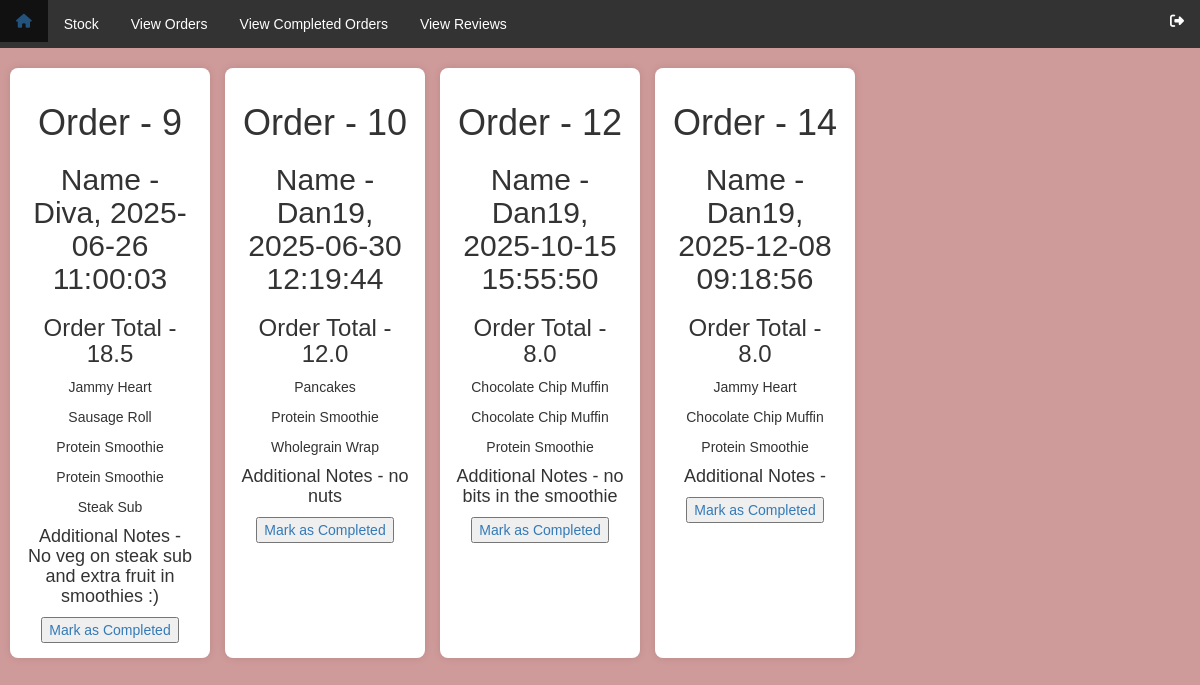
Page /View_Orders (signed in) on the committed database.
### tables this page shows
CREATE TABLE "Orders" (
	"OrderID"	INTEGER,
	"Order_Bill"	REAL,
	"Username"	TEXT,
	"Order_Date"	INTEGER,
	"Completed"	TEXT,
	"Notes"	TEXT,
	PRIMARY KEY("OrderID")
);

CREATE TABLE "User" (
	"UserID"	INTEGER,
	"Admin"	TEXT,
	"FirstName"	TEXT,
	"Username"	TEXT,
	"Password"	TEXT,
	"Surname"	TEXT,
	PRIMARY KEY("UserID")
);

CREATE TABLE "Products" (
	"ProductsID"	INTEGER,
	"Product_Name"	TEXT,
	"StockID"	INTEGER,
	"Price"	REAL,
	"Description"	TEXT,
	"Image"	TEXT,
	"Warning"	TEXT,
	PRIMARY KEY("ProductsID")
);

### app.py (the view)
@app.route("/View_Orders")
def display_orders():
    if "UserID" not in session:
        return redirect("/Login")
    else:
      con = sqlite3.connect(db_locale)
      command = con.cursor()
      sqlstring = """SELECT Orders.OrderID, Orders.Order_Bill, User.Username, Orders.Order_Date, Products.Product_Name, Orders.Notes
                     FROM Orders
                     INNER JOIN Contents ON Orders.OrderID = Contents.OrderID
                     INNER JOIN Products ON Contents.ProductsID = Products.ProductsID
                     INNER JOIN User ON Orders.Username = User.UserID
                     WHERE Completed == "N"
                     """
      command.execute(sqlstring)
      data = command.fetchall()
      order_dict = {}
      for row in data:
        order_id = row[0]
        if order_id not in order_dict:
          order_dict[order_id] = []
        order_dict[order_id].append(row)
      grouped_orders = list(order_dict.values())
      for order in grouped_orders:
        print(order)
      data = grouped_orders
      return render_template("ViewOrders.html", user=session["FirstName"], data=data)

### templates/ViewOrders.html (shortened to what this page needs)
{% include 'AdminHeader.html' %}
{% if user %}
<br>
    <div class="ordercontainer" style="margin-left: 10px;">
        {% for items in data %}
            <div class="order-box">
                <h1>Order - {{ items[0][0] }}</h1>
                <h2>Name - {{ items[0][2] }}, {{ items[0][3] }}</h2>
                <h3>Order Total - {{ items[0][1] }}</h3>
                {% for item in items %}
                    <p>{{ item[4] }}</p>
                {% endfor %}
                <h4>Additional Notes - {{ items[0][5] }}</h4>
                <a href="{{ url_for('MarkCompleted',  OrderID= items[0][0] ) }} ">
                    <button type="button">Mark as Completed</button>
                </a>
            </div>
        {% endfor %}
    </div>
{% endif %}

### templates/AdminHeader.html (shortened to what this page needs)
    <!DOCTYPE html>
<html lang="en">
<head>
    <link rel="stylesheet" href="https://maxcdn.bootstrapcdn.com/bootstrap/3.4.1/css/bootstrap.min.css">
    <link rel="stylesheet" type="text/css" href="{{ url_for('static', filename='style.css') }}">
    </head>
    <body class="Adminbody">
    <div>
    <ul class="AdminUl">
      <li><a href="/"> <i class="fa-solid fa-house"></i></a></li>
      <li><a href="/ViewStock">Stock </a></li>
      <li><a href="/View_Orders">View Orders </a></li>
      <li><a href="/View_CompletedOrders">View Completed Orders </a></li>
      <li><a href="/ViewReviews">View Reviews </a></li>
      <li class="lir"><a href="/LogOut"  style= "float: left;"> <i class="fa-solid fa-right-from-bracket"></i></a></li>
      <br>
      <br>
    </ul>
  </div>

### static/style.css (style rules this page uses)
ul { list-style-type: none; margin: 0; padding: 0; overflow: hidden; background-color: #333; color: white; }
li { float: left; }
.lir { float: right; }
li a { display: block; color: white; text-align: center; padding: 14px 16px; text-decoration: none; }
h1 { text-align: center; text-shadow: none; }
body { font-family: 'Franklin Gothic Medium', 'Arial Narrow', Arial, sans-serif; background-color: rgb(154, 206, 207); }
.AdminUl { list-style-type: none; margin: 0; padding: 0; overflow: hidden; background-color: #333; }
.Adminbody { font-family: 'Franklin Gothic Medium', 'Arial Narrow', Arial, sans-serif; background-color: rgb(207, 154, 154); }

### templates/ViewOrders.html (style rules this page uses)
.ordercontainer { display: flex; flex-wrap: wrap; gap: 15px; justify-content: flex-start; }
.order-box { width: 200px; padding: 15px; background: white; box-shadow: 0px 0px 8px rgba(0, 0, 0, 0.1); border-radius: 8px; text-align: center; }
h1, h2, p { margin: 5px 0; }

### rows in the picture
Orders: OrderID "9", Username "Diva", Order_Date "2025-06-26 11:00:03", Order_Bill "18.5", Product_Name "Jammy Heart", Product_Name "Sausage Roll", Product_Name "Protein Smoothie", Product_Name "Steak Sub", Notes "No veg on steak sub and extra fruit in smoothies :)"
Orders: OrderID "10", Username "Dan19", Order_Date "2025-06-30 12:19:44", Order_Bill "12.0", Product_Name "Pancakes", Product_Name "Protein Smoothie", Product_Name "Wholegrain Wrap", Notes "no nuts"
Orders: OrderID "12", Username "Dan19", Order_Date "2025-10-15 15:55:50", Order_Bill "8.0", Product_Name "Chocolate Chip Muffin", Product_Name "Protein Smoothie", Notes "no bits in the smoothie"
Orders: OrderID "14", Username "Dan19", Order_Date "2025-12-08 09:18:56", Order_Bill "8.0", Product_Name "Jammy Heart", Product_Name "Chocolate Chip Muffin", Product_Name "Protein Smoothie"
